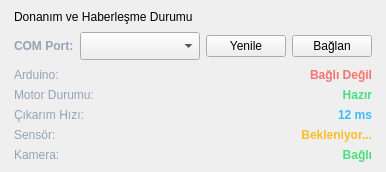
       <widget class="QFrame" name="panelHardwareStatus">
        <layout class="QVBoxLayout" name="hardwareLayout">
         <property name="spacing">
          <number>8</number>
         </property>
         <property name="leftMargin">
          <number>14</number>
         </property>
         <property name="topMargin">
          <number>10</number>
         </property>
         <property name="rightMargin">
          <number>14</number>
         </property>
         <property name="bottomMargin">
          <number>10</number>
         </property>
         <item>
          <widget class="QLabel" name="lblTitleHardware">
           <property name="text">
            <string>Donanım ve Haberleşme Durumu</string>
           </property>
          </widget>
         </item>
         <item>
          <layout class="QHBoxLayout" name="serialPortRowLayout" stretch="0,1,0,0">
           <property name="spacing">
            <number>6</number>
           </property>
           <item>
            <widget class="QLabel" name="lblComPortLabel">
             <property name="styleSheet">
              <string notr="true">color: #94a3b8; font-size: 12px; font-weight: bold;</string>
             </property>
             <property name="text">
              <string>COM Port:</string>
             </property>
            </widget>
           </item>
           <item>
            <widget class="QComboBox" name="cmbComPort">
             <property name="minimumSize">
              <size>
               <width>120</width>
               <height>28</height>
              </size>
             </property>
            </widget>
           </item>
           <item>
            <widget class="QPushButton" name="btnRefreshPorts">
             <property name="text">
              <string>Yenile</string>
             </property>
            </widget>
           </item>
           <item>
            <widget class="QPushButton" name="btnConnectSerial">
             <property name="text">
              <string>Bağlan</string>
             </property>
            </widget>
           </item>
          </layout>
         </item>
         <item>
          <layout class="QGridLayout" name="hardwareStatusGridLayout">
           <property name="horizontalSpacing">
            <number>12</number>
           </property>
           <property name="verticalSpacing">
            <number>6</number>
           </property>
           <item row="0" column="0">
            <widget class="QLabel" name="lblKeyArduino">
             <property name="styleSheet">
              <string notr="true">color: #94a3b8; font-size: 12px;</string>
             </property>
             <property name="text">
              <string>Arduino:</string>
             </property>
            </widget>
           </item>
           <item row="0" column="1">
            <widget class="QLabel" name="lblArduinoStatus">
             <property name="styleSheet">
              <string notr="true">color: #f87171; font-size: 12px; font-weight: bold;</string>
             </property>
             <property name="text">
              <string>Bağlı Değil</string>
             </property>
             <property name="alignment">
              <set>Qt::AlignmentFlag::AlignRight|Qt::AlignmentFlag::AlignTrailing|Qt::AlignmentFlag::AlignVCenter</set>
             </property>
            </widget>
           </item>
           <item row="1" column="0">
            <widget class="QLabel" name="lblKeyMotor">
             <property name="styleSheet">
              <string notr="true">color: #94a3b8; font-size: 12px;</string>
             </property>
             <property name="text">
              <string>Motor Durumu:</string>
             </property>
            </widget>
           </item>
           <item row="1" column="1">
            <widget class="QLabel" name="lblMotorStatus">
             <property name="styleSheet">
              <string notr="true">color: #4ade80; font-size: 12px; font-weight: bold;</string>
             </property>
             <property name="text">
              <string>Hazır</string>
             </property>
             <property name="alignment">
              <set>Qt::AlignmentFlag::AlignRight|Qt::AlignmentFlag::AlignTrailing|Qt::AlignmentFlag::AlignVCenter</set>
             </property>
            </widget>
           </item>
           <item row="2" column="0">
            <widget class="QLabel" name="lblKeyInference">
             <property name="styleSheet">
              <string notr="true">color: #94a3b8; font-size: 12px;</string>
             </property>
             <property name="text">
              <string>Çıkarım Hızı:</string>
             </property>
            </widget>
           </item>
           <item row="2" column="1">
            <widget class="QLabel" name="lblInferenceSpeed">
             <property name="styleSheet">
              <string notr="true">color: #38bdf8; font-size: 12px; font-weight: bold;</string>
             </property>
             <property name="text">
              <string>12 ms</string>
             </property>
             <property name="alignment">
              <set>Qt::AlignmentFlag::AlignRight|Qt::AlignmentFlag::AlignTrailing|Qt::AlignmentFlag::AlignVCenter</set>
             </property>
            </widget>
           </item>
           <item row="3" column="0">
            <widget class="QLabel" name="lblKeySensor">
             <property name="styleSheet">
              <string notr="true">color: #94a3b8; font-size: 12px;</string>
             </property>
             <property name="text">
              <string>Sensör:</string>
             </property>
            </widget>
           </item>
           <item row="3" column="1">
            <widget class="QLabel" name="lblSensorStatus">
             <property name="styleSheet">
              <string notr="true">color: #fbbf24; font-size: 12px; font-weight: bold;</string>
             </property>
             <property name="text">
              <string>Bekleniyor...</string>
             </property>
             <property name="alignment">
              <set>Qt::AlignmentFlag::AlignRight|Qt::AlignmentFlag::AlignTrailing|Qt::AlignmentFlag::AlignVCenter</set>
             </property>
            </widget>
           </item>
           <item row="4" column="0">
            <widget class="QLabel" name="lblKeyCameraHw">
             <property name="styleSheet">
              <string notr="true">color: #94a3b8; font-size: 12px;</string>
             </property>
             <property name="text">
              <string>Kamera:</string>
             </property>
            </widget>
           </item>
           <item row="4" column="1">
            <widget class="QLabel" name="lblCameraHwStatus">
             <property name="styleSheet">
              <string notr="true">color: #4ade80; font-size: 12px; font-weight: bold;</string>
             </property>
             <property name="text">
              <string>Bağlı</string>
             </property>
             <property name="alignment">
              <set>Qt::AlignmentFlag::AlignRight|Qt::AlignmentFlag::AlignTrailing|Qt::AlignmentFlag::AlignVCenter</set>
             </property>
            </widget>
           </item>
          </layout>
         </item>
        </layout>
       </widget>
